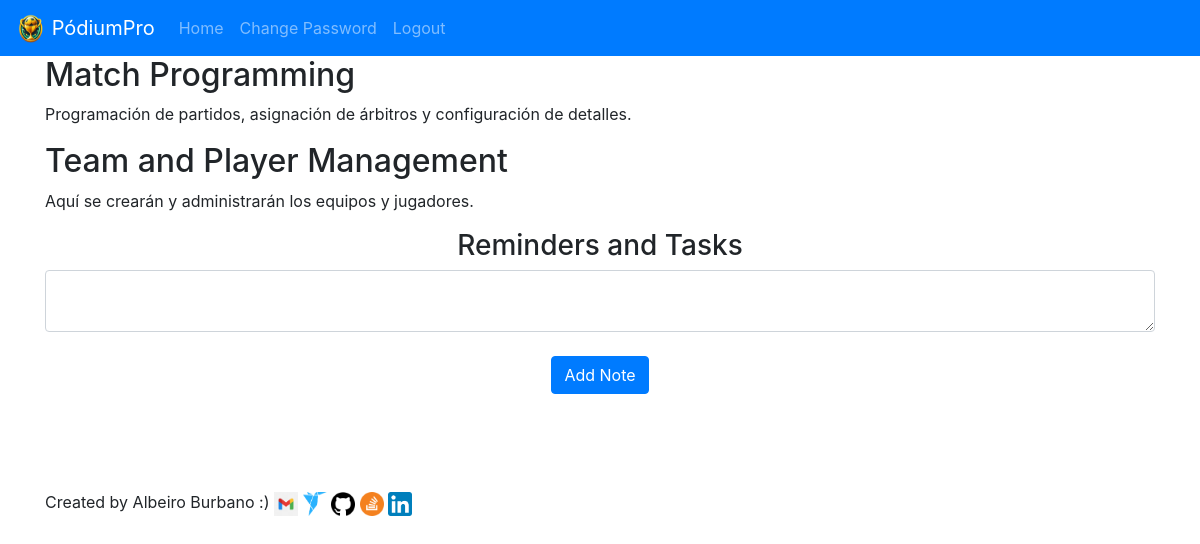
Page / (signed in) on the earlier database version.
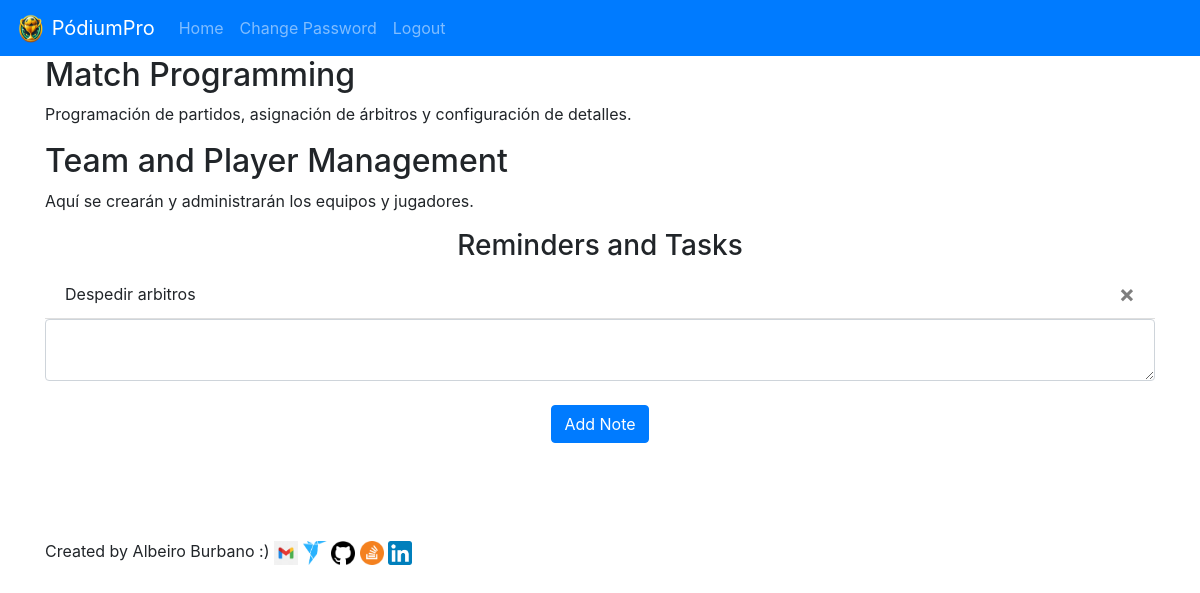
Same page on the later database version.
### website/models.py (models this page shows)
class Note(db.Model):
    id = db.Column(db.Integer, primary_key=True)
    data = db.Column(db.String(10000))
    date = db.Column(db.DateTime(timezone=True), default=func.now())
    user_id = db.Column(db.Integer, db.ForeignKey('user.id'))

### website/views.py (the view, shortened to what this page needs)
@views.route('/', methods=['GET', 'POST'])
@login_required
def home():
    return render_template("home.html", user=current_user)

### website/__init__.py (called while the page is built)
def create_app():
    app = Flask(__name__)
    app.config['SECRET_KEY'] = 'hjshjhdjah kjshkjdhjs'
    app.config['SQLALCHEMY_DATABASE_URI'] = f'sqlite:///{DB_NAME}'
    db.init_app(app)
    from .views import views
    from .auth import auth
    app.register_blueprint(views, url_prefix='/')
    app.register_blueprint(auth, url_prefix='/')
    from .models import User, Note
    with app.app_context():
        db.create_all()
    login_manager = LoginManager()
    login_manager.login_view = 'views.guest'
    login_manager.init_app(app)
    @login_manager.user_loader
    def load_user(id):
        return User.query.get(int(id))
    return app

### website/templates/home.html (shortened to what this page needs)
{% extends "base.html" %}
{% block content %}
<div id="programacion-partidos">
    <h2>Match Programming</h2>
    <p>Programación de partidos, asignación de árbitros y configuración de detalles.</p>
</div>
<div id="gestion-equipos">
    <h2>Team and Player Management</h2>
    <p>Aquí se crearán y administrarán los equipos y jugadores.</p>
</div>
<h3 align="center">Reminders and Tasks</h3>
<ul class="list-group list-group-flush" id="notes">
  {% for note in user.notes %}
  <li class="list-group-item">
    {{ note.data }}
    <button type="button" class="close" onClick="deleteNote({{ note.id }})">
      <span aria-hidden="true">&times;</span>
    </button>
  </li>
  {% endfor %}
</ul>
<form method="POST">
  <textarea name="note" id="note" class="form-control"></textarea>
  <br />
  <div align="center">
    <button type="submit" class="btn btn-primary">Add Note</button>
  </div>
</form>
<br>
<br>
<br>
<br>
<div id="mi-firma">
  <span>Created by Albeiro Burbano :)  </span>
  <a href="mailto:aburbanot@unal.edu.co">
      <img src="../static/email-icon.png" alt="Enviar correo" style="width: 24px; height: 24px; vertical-align: middle;">
  </a>
  <a href="https://www.freelancer.com/u/Albeiro73?sb=t">
    <img src="../static/free-icon .png" alt="Ver perfil en freelancer" style="width: 24px; height: 24px; vertical-align: middle;">
</a>
<a href="https://github.com/AlbeiroBurbanoTobar/ppi_pl_BurbanoA">
  <img src="../static/git-icon.png" alt="Ver repositorio" style="width: 24px; height: 24px; vertical-align: middle;">
</a>
<a href="https://stackoverflow.com/users/24090991/albeiro-burbano">
  <img src="../static/stack-icon.png" alt="Mira el perfil de stackoverflow" style="width: 24px; height: 24px; vertical-align: middle;">
</a>
<a href="http://www.linkedin.com/in/albeiro-jose-burbano-tobar-759ba4297">
  <img src="../static/link-icon.png" alt="Mira el perfil de linkedin" style="width: 24px; height: 24px; vertical-align: middle;">
</a>
</div>
{% endblock %}

### website/templates/base.html (shortened to what this page needs)
<!DOCTYPE html>
<html>
  <head>
    <link
      rel="stylesheet"
      href="https://stackpath.bootstrapcdn.com/bootstrap/4.4.1/css/bootstrap.min.css"
    />
    <link
      rel="stylesheet"
      href="https://stackpath.bootstrapcdn.com/font-awesome/4.7.0/css/font-awesome.min.css"
    />
    <link rel="stylesheet" href="{{ url_for('static', filename='css/style.css') }}">
  </head>
  <body>
    <nav class="navbar navbar-expand-lg navbar-dark bg-primary">
      <a class="navbar-brand" href="/">
        <img src="../static/logo.png" width="30" height="30" class="d-inline-block align-top" alt="">
        PódiumPro
      </a>
      <div class="collapse navbar-collapse" id="navbar">
        <div class="navbar-nav">
          {% if user.is_authenticated %}
          <a class="nav-item nav-link" id="home" href="/">Home</a>
           <a class="nav-item nav-link" id="changePassword" href="/change-password">Change Password</a>
          <a class="nav-item nav-link" id="logout" href="/logout">Logout</a>
          {% else %}
          <a class="nav-item nav-link" id="login" href="/login">Login</a>
          <a class="nav-item nav-link" id="signUp" href="{{ url_for('auth.privacy_policy') }}">Sign Up</a>
          {% endif %}
        </div>
      </div>
    </nav>
    <div class="container">{% block content %} {% endblock %}</div>
  </body>
</html>

Differences in the rows shown:
added Note: data "Despedir arbitros"
